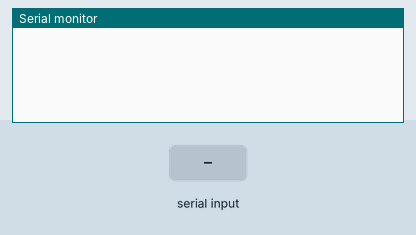
A sketch run on a simulated Arduino Uno, built with avr-gcc and run on an emulated ATmega328P. On the bench: the last lines printed to the serial monitor. Inputs (shaded band) come from the test bench.

Above: at 1.2 s.
1.3 s: "1" received over the second serial link
At 2.5 s:
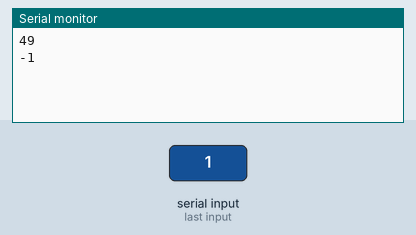
2.8 s: "0" received over the second serial link
At 3.8 s:
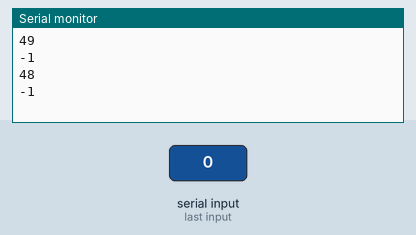
4.3 s: "2" received over the second serial link
At 4.9 s:
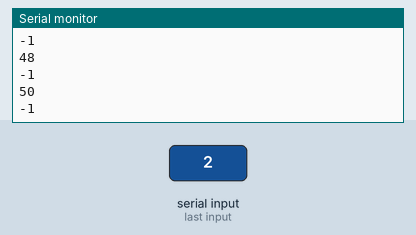
Timing chart, 0 to 7.3 s (numbered marks = the images above; inputs shaded):
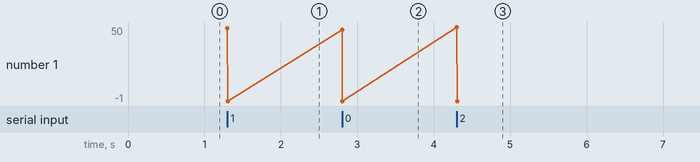

Measured:
- after the input at 1.3 s, the serial monitor: prints a new line at once (image 1)
- after the input at 2.8 s, the serial monitor: prints a new line at once (image 2)
- after the input at 4.3 s, the serial monitor: prints a new line at once (image 3)

The sketch:

myslave2.ino
```cpp
#include <SoftwareSerial.h>
SoftwareSerial BTserial(10, 11);

int x = 0;
int y = 0;
void setup() {
  // initialize digital pin 8 as an output.

  Serial.begin(9600);
  BTserial.begin(38400);


}

void loop() {

  if (BTserial.available() > 0) { // Checks whether data is comming from the serial port
    x = BTserial.read(); // Reads the data from the serial port
    y = BTserial.read(); // Reads the data from the serial port

  Serial.println(x);
  Serial.println(y);

  }

  }
```
